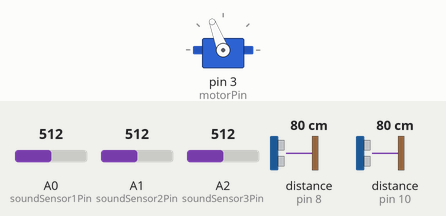
This sketch was run on a simulated Arduino Uno, built with avr-gcc and run on an emulated ATmega328P. Shown: servo. The test bench sets the inputs (shaded band); at power-on: distance to the obstacle (sensors on pin 10, pin 8) 80 cm, A0 (soundSensor1Pin) = 512, A1 (soundSensor2Pin) = 512, A2 (soundSensor3Pin) = 512. The echo pulse lasts 58.3 µs per cm; what the sketch prints to the serial monitor is not drawn.

Above: at 1.2 s.
1.3 s: distance to the obstacle (sensor on pin 10) set to 44 cm
2.8 s: distance to the obstacle (sensor on pin 10) set to 37 cm
At 4.0 s:
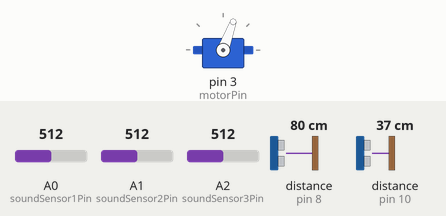
4.3 s: distance to the obstacle (sensor on pin 8) set to 43 cm
5.8 s: distance to the obstacle (sensor on pin 8) set to 40 cm
At 6.3 s:
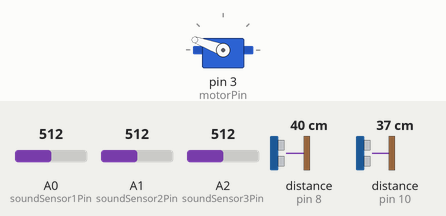
7.3 s: distance to the obstacle (sensor on pin 8) set to 33 cm
At 8.5 s:
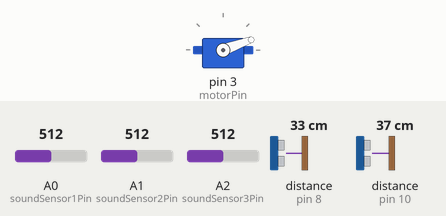
8.8 s: distance to the obstacle (sensor on pin 10) set to 18 cm
At 9.7 s:
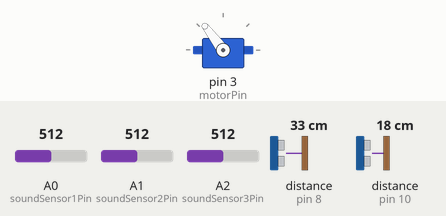
Timing chart, 0 to 11.3 s (numbered marks = the images above; inputs shaded):
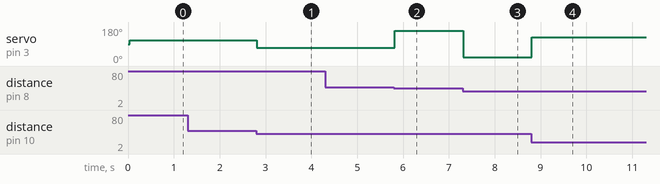

The sketch:

iot_arduino_packet.ino
```cpp
#include <NewPing.h>
#include <Servo.h>

// 소리 센서 핀 설정
const int soundSensor1Pin = A0;
const int soundSensor2Pin = A1;
const int soundSensor3Pin = A2;

// 초음파 센서 핀 설정
const int triggerPin1 = 4;
const int echoPin1 = 8;
const int triggerPin2 = 9;
const int echoPin2 = 10;
const int maxDistance = 40;  // 초음파 센서의 최대 거리(cm)

NewPing sonar1(triggerPin1, echoPin1, maxDistance);
NewPing sonar2(triggerPin2, echoPin2, maxDistance);

Servo motor;  // 서보 모터 객체 생성

// 모터 핀 설정
const int motorPin = 3;

// 오프셋 저장 변수
const float sound1_offset = 80.8053;
const float sound2_offset = 48.9360;
const float sound3_offset = 86.5220;

// 필터링된 값 저장 변수
float filtered_sound1 = 0;
float filtered_sound2 = 0;
float filtered_sound3 = 0;

// 상보 필터 상태 변수
float sound1_filter_state = 0;
float sound2_filter_state = 0;
float sound3_filter_state = 0;

unsigned long t_start = 0;

// 소리 감지 임계값
const int soundThreshold = 10;

// grid sxale = 5cm
const float gridScale = 5.0;

// 모터 위치 (cm 단위)
const float motorX = 6.0 * gridScale;  // 모터의 X 좌표 (30cm)
const float motorY = 0.0 * gridScale;  // 모터의 Y 좌표 (0cm)

// 소리 센서 위치 (cm 단위)
const float sensor1_x = 0.0 * gridScale;  // 0 cm
const float sensor1_y = 4.0 * gridScale;  // 20 cm
const float sensor2_x = 6.0 * gridScale;  // 30 cm
const float sensor2_y = 8.0 * gridScale;  // 40 cm
const float sensor3_x = 12.0 * gridScale; // 60 cm
const float sensor3_y = 4.0 * gridScale;  // 20 cm

// 초음파 센서 위치 (cm 단위)
const float ultrasonic1_x = 3.0 * gridScale;  // 15cm
const float ultrasonic1_y = 8.0 * gridScale;  // 40cm
const float ultrasonic2_x = 9.0 * gridScale;  // 45cm
const float ultrasonic2_y = 8.0 * gridScale;  // 40cm

//********** Function declaration code **********//

// 2차적 필터: 상보 필터 적용
float applyComplementaryFilter(int raw_value, float &filter_state)
{
    float A = 0.8182;
    float B = 0.0091;
    float C = 1;
    float D = 0;

    float x = filter_state;
    float y = C * x + D * raw_value;
    filter_state = A * x + B * raw_value;

    return y;
}

// 패킷으로 데이터를 전송하는 함수
void sendPacket(char sensorType, float sound1, float sound2, float sound3, int distance1, int distance2, uint8_t motorValue)
{
    uint8_t packet[29]; // 패킷을 위한 배열 (ARA + 타입 + 센서 데이터 + 체크섬 + '\n' 포함)
    uint8_t checksum = 0;

    // 패킷 시작 ('ARA')
    packet[0] = 'A';
    packet[1] = 'R';
    packet[2] = 'A';

    // 센서 타입 ('S' 또는 'U')
    packet[3] = sensorType;

    // 소리 센서 데이터 시작 ('S')
    packet[4] = 'S';

    // 소리 센서 데이터를 고정 소수점으로 변환하여 패킷에 추가
    uint32_t sound1_fixed = convertToFixedPoint(sound1);
    uint32_t sound2_fixed = convertToFixedPoint(sound2);
    uint32_t sound3_fixed = convertToFixedPoint(sound3);

    packet[5] = (sound1_fixed >> 24) & 0xFF;
    packet[6] = (sound1_fixed >> 16) & 0xFF;
    packet[7] = (sound1_fixed >> 8) & 0xFF;
    packet[8] = sound1_fixed & 0xFF;
    packet[9] = (sound2_fixed >> 24) & 0xFF;
    packet[10] = (sound2_fixed >> 16) & 0xFF;
    packet[11] = (sound2_fixed >> 8) & 0xFF;
    packet[12] = sound2_fixed & 0xFF;
    packet[13] = (sound3_fixed >> 24) & 0xFF;
    packet[14] = (sound3_fixed >> 16) & 0xFF;
    packet[15] = (sound3_fixed >> 8) & 0xFF;
    packet[16] = sound3_fixed & 0xFF;

    // 초음파 센서 데이터 시작 ('U')
    packet[17] = 'U';
    packet[18] = (distance1 >> 8) & 0xFF;
    packet[19] = distance1 & 0xFF;
    packet[20] = (distance2 >> 8) & 0xFF;
    packet[21] = distance2 & 0xFF;

    // 모터 데이터 시작 ('M')
    packet[22] = 'M';
    packet[23] = motorValue;

    checksum = packet[5]+packet[6]+packet[7]+packet[8]+packet[9]+packet[10]+packet[11]+packet[12]+packet[13]+packet[14]+packet[15]+packet[16]+packet[18]+packet[19]+packet[20]+packet[21]+packet[23];

    checksum = sensor_calculateChecksum(checksum);
    packet[24] = checksum;

    // 패킷 끝에 '\n' 추가
    packet[25] = '\n';

    Serial.write(packet, 26); // 26바이트 패킷 전송 (\n 포함)
}

// 소리센서 값을 고정 소수점으로 변환하는 함수
uint32_t convertToFixedPoint(float value)
{
    return (uint32_t)(value * 10000); // 소수점 4자리까지 고정 소수점으로 변환
}

// sensor check sum 계산 함수
uint8_t sensor_calculateChecksum(uint8_t checksum)
{
    checksum = checksum & 0xFF;
    checksum = ~checksum + 1;

    return checksum;
}

// 초음파 센서로 좌표 계산하는 함수
void calculateUltrasonicCoordinates(int d1, int d2, float &x, float &y)
{
    if (d1 < d2)
    {
        x = ultrasonic1_x;
        y = ultrasonic1_y - d1; // 거리가 멀어질수록 y축 값이 작아짐
    }
    else
    {
        x = ultrasonic2_x;
        y = ultrasonic2_y - d2; // 거리가 멀어질수록 y축 값이 작아짐
    }

    x = round(x / 5.0) * 5;
    y = round(y / 5.0) * 5;

    if (y < 0)
    {
        y = 0;
    }
}

// 모터 각도 계산 함수
int calculateMotorAngle(float x, float y)
{
    float deltaX = x - motorX;
    float deltaY = y - motorY;

    float angleRadians = atan2(deltaY, deltaX);
    int angleDegrees = angleRadians * 180 / PI;

    angleDegrees = 180 - angleDegrees;

    int constrainedAngle = constrain(angleDegrees, 20, 160);

    return constrainedAngle;
}

// 초음파 센서를 읽고 모터를 제어하는 함수
void readUltrasonicSensorsAndControlMotor()
{
    int distance1 = sonar1.ping_cm();
    int distance2 = sonar2.ping_cm();

    float x = 0, y = 0;

    calculateUltrasonicCoordinates(distance1, distance2, x, y);

    int motorAngle = calculateMotorAngle(x, y);
    motor.write(motorAngle);
}

// 소리 센서 중 가장 큰 값을 가진 센서의 좌표로 모터 각도를 계산하는 함수
int calculateMotorAngleFromMaxSensor()
{
    // 가장 큰 소리 값을 가진 센서를 찾음
    float max_value = max(filtered_sound1, max(filtered_sound2, filtered_sound3));
    float target_x, target_y;

    if (max_value == filtered_sound1)
    {
        target_x = sensor1_x;
        target_y = sensor1_y;
    }
    else if (max_value == filtered_sound2)
    {
        target_x = sensor2_x;
        target_y = sensor2_y;
    }
    else
    {
        target_x = sensor3_x;
        target_y = sensor3_y;
    }

    // 목표 좌표와 서보 모터 위치 사이의 차이 계산
    float deltaX = target_x - motorX;
    float deltaY = target_y - motorY;

    // atan2 함수로 라디안 단위의 각도 계산
    float angleRadians = atan2(deltaY, deltaX);

    // 라디안을 도 단위로 변환
    int angleDegrees = angleRadians * 180 / PI;

    // 시계 방향으로 회전할 수 있도록 각도 조정
    angleDegrees = 180 - angleDegrees;

    // 서보 모터의 각도를 20도에서 160도 사이로 제한
    int constrainedAngle = constrain(angleDegrees, 20, 160);

    return constrainedAngle;
}

char lastCommand[4] = "RAA";  // 초기 상태를 RAA로 설정

void processReceivedData()
{
    if (Serial.available() >= 6)
    {
        char packet[6];
        Serial.readBytes(packet, 6);  // 한 번에 6바이트 읽기

        char byte1 = packet[0];
        char byte2 = packet[1];
        char byte3 = packet[2];
        uint8_t motorValue = packet[3];
        uint8_t receivedChecksum = packet[4];
        char endChar = packet[5];

        if (endChar != '\n')
        {
            return;  // 패킷이 유효하지 않으면 반환
        }

        String receivedCommand = String(byte1) + String(byte2) + String(byte3);

        if (receivedCommand.equals("RAA"))
        {
            strcpy(lastCommand, "RAA");  // 명령을 RAA로 설정
        }
        else if (receivedCommand.equals("RAM"))
        {
            strcpy(lastCommand, "RAM");  // 명령을 RAM으로 설정

            uint16_t sum = motorValue + receivedChecksum;
            uint8_t calculatedChecksum = sum & 0xFF;

            if (calculatedChecksum == 0x00)
            {
                int adjustedMotorValue = constrain(motorValue, 20, 160);
                motor.write(adjustedMotorValue);
            }
            else
            {
                return;
            }
        }
    }
}

//********** Main code **********//
void setup()
{
    Serial.begin(115200);

    pinMode(soundSensor1Pin, INPUT);
    pinMode(soundSensor2Pin, INPUT);
    pinMode(soundSensor3Pin, INPUT);

    pinMode(triggerPin1, OUTPUT);
    pinMode(echoPin1, INPUT);
    pinMode(triggerPin2, OUTPUT);
    pinMode(echoPin2, INPUT);

    motor.attach(motorPin);
    motor.write(90);  // 모터를 초기 위치 90도로 설정

    t_start = millis();
}

void loop()
{
    if (millis() - t_start >= 20)
    {
        t_start = millis();

        // 소리 센서 값 읽기(소숫점 넷째 자리까지)
        float raw_sound1 = (analogRead(soundSensor1Pin) / 1023.0) * 5.0 - sound1_offset;
        float raw_sound2 = (analogRead(soundSensor2Pin) / 1023.0) * 5.0 - sound2_offset;
        float raw_sound3 = (analogRead(soundSensor3Pin) / 1023.0) * 5.0 - sound3_offset;

        // 상보 필터 적용
        filtered_sound1 = applyComplementaryFilter(raw_sound1, sound1_filter_state);
        filtered_sound2 = applyComplementaryFilter(raw_sound2, sound2_filter_state);
        filtered_sound3 = applyComplementaryFilter(raw_sound3, sound3_filter_state);

        // 초음파 센서 값 읽기
        int distance1 = sonar1.ping_cm();
        int distance2 = sonar2.ping_cm();

        //
        // Serial.print(lastCommand);
        // 마지막 명령에 따라 모터 제어 수행
        if (strcmp(lastCommand, "RAA") == 0)
        {
            char sensorType = (filtered_sound1 <= soundThreshold || filtered_sound2 <= soundThreshold || filtered_sound3 <= soundThreshold) ? 'U' : 'S';

            if (sensorType == 'S')
            {
                int motorAngle = calculateMotorAngleFromMaxSensor();
                motor.write(motorAngle);
            }
            else if (sensorType == 'U')
            {
                readUltrasonicSensorsAndControlMotor();
            }

            // 패킷 전송
            sendPacket(sensorType, filtered_sound1, filtered_sound2, filtered_sound3, distance1, distance2, motor.read());
        }

        // 라즈베리파이로부터 데이터 읽기 및 명령 처리
        processReceivedData();
    }
}
```

Measured:
- the behaviour switches between 41 and 40 cm on distance to the obstacle (sensor on pin 10) (found by bisection; images 0 and 1)
- the behaviour switches between 41 and 40 cm on distance to the obstacle (sensor on pin 8) (found by bisection; images 1 and 2)
- the behaviour switches between 37 and 36 cm on distance to the obstacle (sensor on pin 8) (found by bisection; images 2 and 3)
- after the input at 1.3 s, every drawn part: stays the same
- after the input at 2.8 s, servo on pin 3 (motorPin): 111° → 70° at once
- after the input at 4.3 s, every drawn part: stays the same
- after the input at 5.8 s, servo on pin 3 (motorPin): 70° → 160° at once
- after the input at 7.3 s, servo on pin 3 (motorPin): 160° → 20° at once
- after the input at 8.8 s, servo on pin 3 (motorPin): 20° → 127° at once
